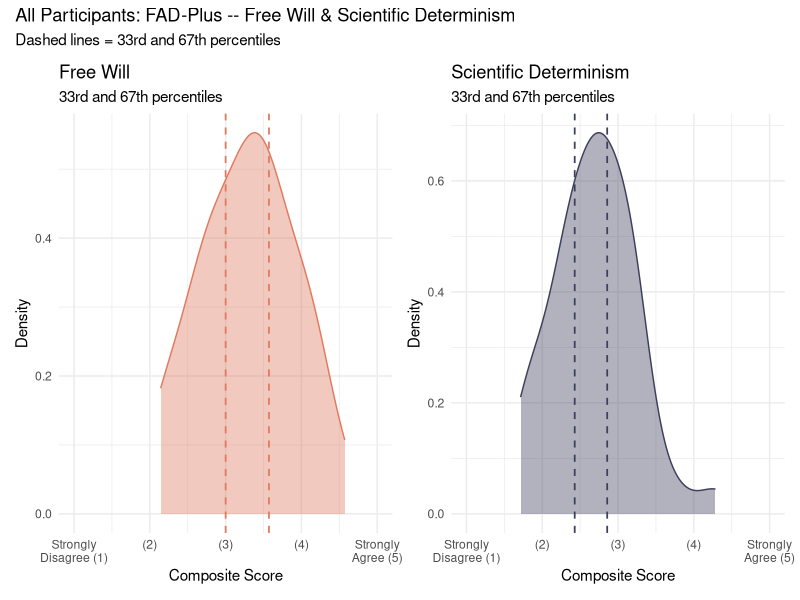
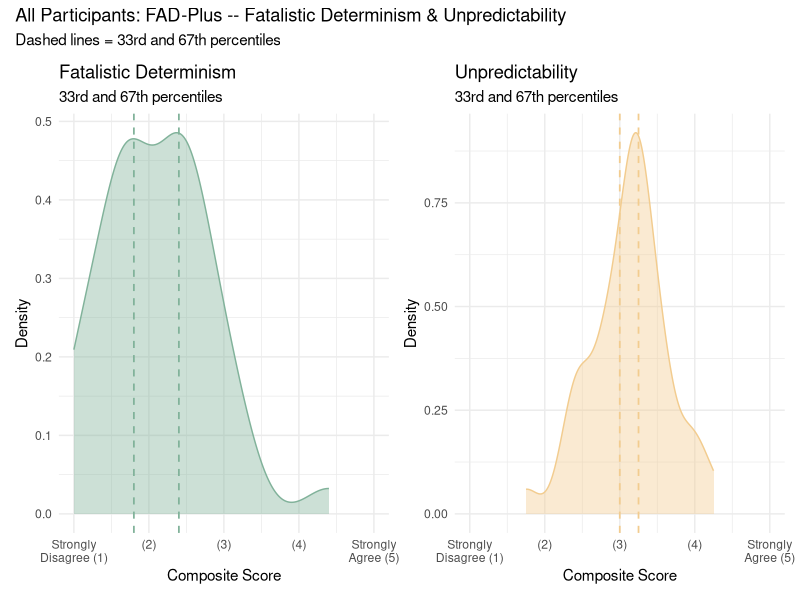
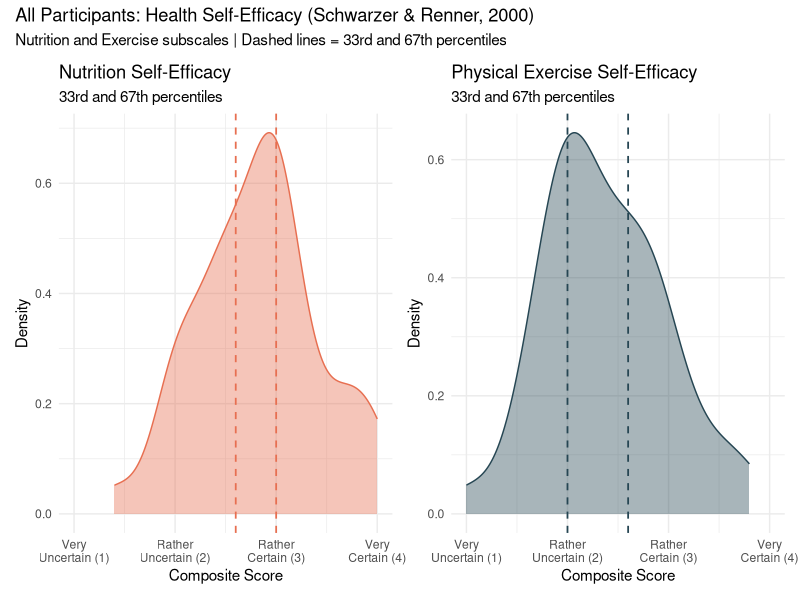
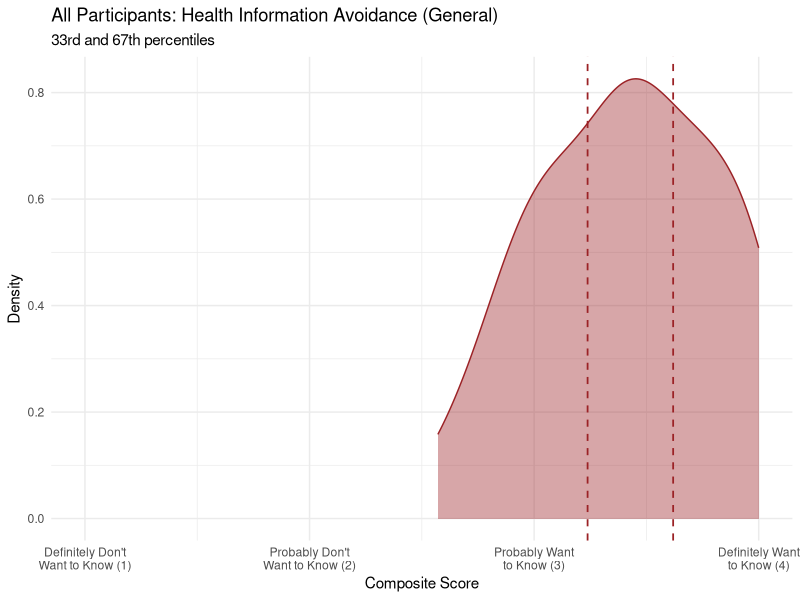
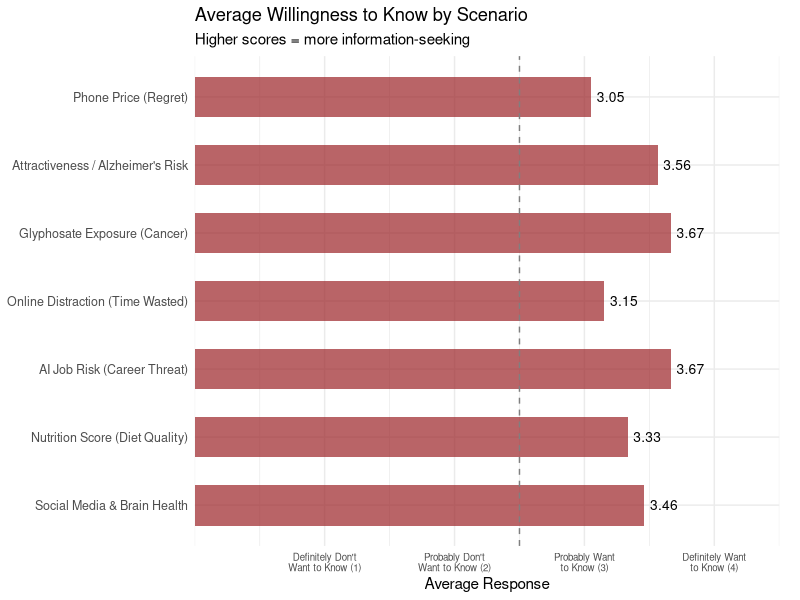
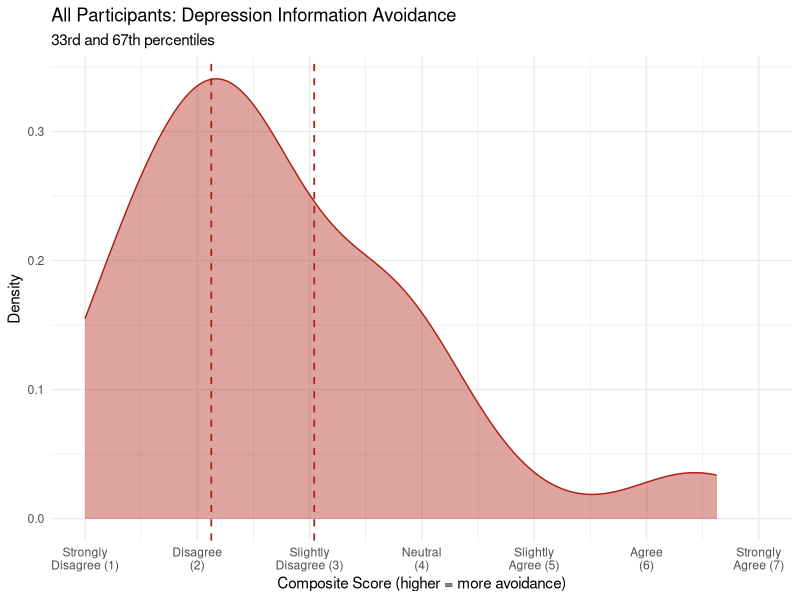
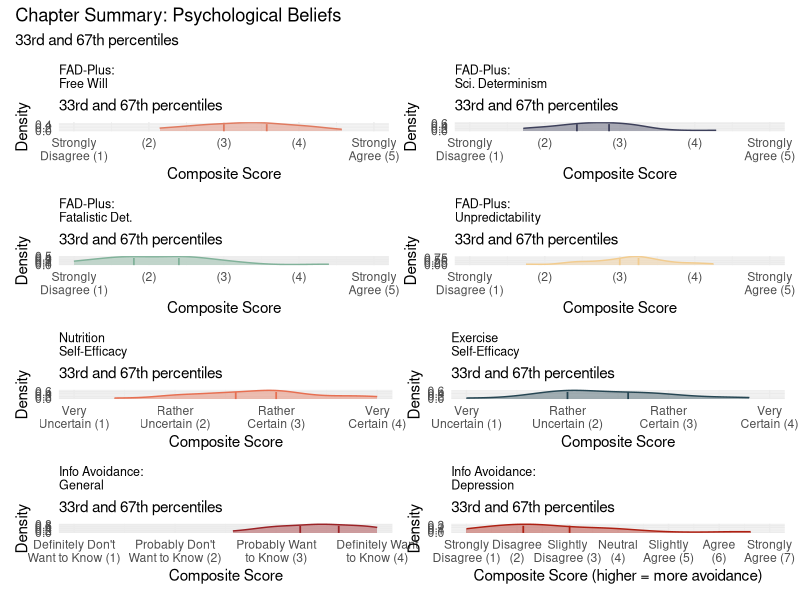

Generate these figures, in order, with R:
## ---- chunk 1
#| label: setup-ch3
#| include: false

library(tidyverse)
library(ggplot2)
library(ggpubr)
library(patchwork)
library(kableExtra)

# ---- Percentile Helper ----
add_percentile <- function(x) {
  pct <- round(percent_rank(x) * 100)
  label <- case_when(
    pct < 33.33 ~ "low",
    pct < 66.67 ~ "mid",
    TRUE ~ "high"
  )
  paste0(pct, "% (", label, ")")
}

# ---- Color Palette for Chapter 3 ----
colors_freewill      <- "#e07a5f"   # terra cotta — free will
colors_determinism   <- "#3d405b"   # charcoal blue — scientific determinism
colors_fatalism      <- "#81b29a"   # sage — fatalistic determinism
colors_unpredictable <- "#f2cc8f"   # sandy gold — unpredictability

colors_nutrition_se  <- "#e76f51"   # burnt orange — nutrition self-efficacy
colors_exercise_se   <- "#264653"   # dark teal — exercise self-efficacy

colors_avoid_gen     <- "#9b2226"   # dark red — general avoidance
colors_avoid_dep     <- "#ae2012"   # crimson — depression avoidance

# ---- Load & Prepare Data ----
alldata <- read_csv("data/survey_data.csv", show_col_types = FALSE)

alldata <- alldata %>%
  filter(
    !is.na(PASSWORD),
    PASSWORD != "PASSWORD",
    !grepl("ImportId", PASSWORD, fixed = TRUE),
    !grepl("ImportId", YEAR, fixed = TRUE),
    PASSWORD != "What is the current year?",
    YEAR != "What is the current year?"
  )

# Remove duplicate olive0925 (keep first occurrence, drop second)
olive_rows <- which(alldata$PASSWORD == "olive0925")
if (length(olive_rows) > 1) {
  alldata <- alldata[-olive_rows[-1], ]
}

# Clean passwords: replace identifying entries
alldata <- alldata %>%
  mutate(
    PASSWORD = case_when(
      PASSWORD == "Powerisgay2!" ~ "Power2",
      PASSWORD == "K1lc0yne$402" ~ "Health$402",
      PASSWORD == "Charlie1203" ~ "Health1203",
      PASSWORD == "aaron4103" ~ "health4103",
      PASSWORD == "brandonc1248" ~ "health1248",
      PASSWORD == "joyas1244" ~ "health1244",
      PASSWORD == "olive0925" ~ "health0925",
      TRUE ~ PASSWORD
    )
  )

alldata <- alldata %>%
  mutate(
    CLASS = factor(
      CLASS,
      levels = c("1", "2", "3"),
      labels = c("PH322", "ANTH206", "Peer Mentor / TA")
    )
  )
## ---- chunk 2
#| label: fad-compute

fad_data <- alldata %>%
  select(CLASS, PASSWORD, all_of(paste0("FREEWILL_", 1:27))) %>%
  mutate(across(starts_with("FREEWILL_"), ~ as.numeric(.)))

fad_data <- fad_data %>%
  mutate(
    fad_freewill = rowMeans(
      pick( FREEWILL_4, FREEWILL_8, FREEWILL_12, FREEWILL_16,
             FREEWILL_21, FREEWILL_23, FREEWILL_26),
      na.rm = TRUE
    ),
    fad_scientific_det = rowMeans(
      pick( FREEWILL_2, FREEWILL_6, FREEWILL_10, FREEWILL_14,
             FREEWILL_18, FREEWILL_22, FREEWILL_24),
      na.rm = TRUE
    ),
    fad_fatalistic_det = rowMeans(
      pick( FREEWILL_1, FREEWILL_5, FREEWILL_9, FREEWILL_13, FREEWILL_17),
      na.rm = TRUE
    ),
    fad_unpredictability = rowMeans(
      pick( FREEWILL_3, FREEWILL_7, FREEWILL_11, FREEWILL_15,
             FREEWILL_19, FREEWILL_20, FREEWILL_25, FREEWILL_27),
      na.rm = TRUE
    )
  )
## ---- chunk 3
#| label: fad-password-table-a

fad_password <- fad_data %>%
  filter(!is.na(PASSWORD), PASSWORD != "") %>%
  select(PASSWORD, fad_freewill, fad_scientific_det, fad_fatalistic_det, fad_unpredictability) %>%
  arrange(PASSWORD)

fad_table_a <- fad_password %>%
  transmute(
    Password = PASSWORD,
    `Free Will` = round(fad_freewill, 2),
    `FW(%)` = add_percentile(fad_freewill),
    `Sci Det` = round(fad_scientific_det, 2),
    `SD(%)` = add_percentile(fad_scientific_det)
  )

kbl(fad_table_a,
    escape = FALSE,
    col.names = c("Password",
                   paste0("<span style='color:", colors_freewill, "'>Free Will</span>"),
                   paste0("<span style='color:", colors_freewill, "'>FW(%)</span>"),
                   paste0("<span style='color:", colors_determinism, "'>Sci Det</span>"),
                   paste0("<span style='color:", colors_determinism, "'>SD(%)</span>")),
    caption = "FAD-Plus (A): Free Will & Scientific Determinism") %>%
  kable_styling(bootstrap_options = c("striped", "hover", "condensed"),
                full_width = FALSE)
## ---- chunk 4
#| label: fad-password-table-b

fad_table_b <- fad_password %>%
  transmute(
    Password = PASSWORD,
    `Fat Det` = round(fad_fatalistic_det, 2),
    `FD(%)` = add_percentile(fad_fatalistic_det),
    `Unpred` = round(fad_unpredictability, 2),
    `UP(%)` = add_percentile(fad_unpredictability)
  )

kbl(fad_table_b,
    escape = FALSE,
    col.names = c("Password",
                   paste0("<span style='color:", colors_fatalism, "'>Fat Det</span>"),
                   paste0("<span style='color:", colors_fatalism, "'>FD(%)</span>"),
                   paste0("<span style='color:", colors_unpredictable, "'>Unpred</span>"),
                   paste0("<span style='color:", colors_unpredictable, "'>UP(%)</span>")),
    caption = "FAD-Plus (B): Fatalistic Determinism & Unpredictability") %>%
  kable_styling(bootstrap_options = c("striped", "hover", "condensed"),
                full_width = FALSE)
## ---- chunk 5
#| label: fad-density-pair1
#| fig-cap: "FAD-Plus (Pair 1): Free Will and Scientific Determinism. Dashed lines indicate 33rd and 67th percentiles."
#| fig-width: 12
#| fig-height: 5

fad_long <- fad_data %>%
  select(CLASS, fad_freewill, fad_scientific_det, fad_fatalistic_det, fad_unpredictability) %>%
  pivot_longer(
    cols = starts_with("fad_"),
    names_to = "subscale",
    values_to = "score"
  ) %>%
  mutate(
    subscale = recode(
      subscale,
      fad_freewill = "Free Will",
      fad_scientific_det = "Scientific Determinism",
      fad_fatalistic_det = "Fatalistic Determinism",
      fad_unpredictability = "Unpredictability"
    ),
    subscale = factor(subscale, levels = c("Free Will", "Scientific Determinism",
                                           "Fatalistic Determinism", "Unpredictability"))
  )

fad_colors <- c(
  "Free Will" = colors_freewill,
  "Scientific Determinism" = colors_determinism,
  "Fatalistic Determinism" = colors_fatalism,
  "Unpredictability" = colors_unpredictable
)

make_fad_plot <- function(sub_name, sub_color) {
  d <- fad_long %>% filter(subscale == sub_name)
  q33 <- quantile(d$score, probs = 1/3, na.rm = TRUE)
  q67 <- quantile(d$score, probs = 2/3, na.rm = TRUE)

  ggdensity(d, x = "score", fill = sub_color, color = sub_color, alpha = 0.4) +
    geom_vline(xintercept = q33, linetype = "dashed", color = sub_color, linewidth = 0.6) +
    geom_vline(xintercept = q67, linetype = "dashed", color = sub_color, linewidth = 0.6) +
    coord_cartesian(xlim = c(1, 5)) +
    scale_x_continuous(breaks = 1:5, labels = c("Strongly\nDisagree (1)", "(2)", "(3)", "(4)", "Strongly\nAgree (5)")) +
    labs(title = sub_name, x = "Composite Score", y = "Density",
         subtitle = "33rd and 67th percentiles") +
    theme_minimal() + theme(legend.position = "none")
}

p_fw <- make_fad_plot("Free Will", colors_freewill)
p_sd <- make_fad_plot("Scientific Determinism", colors_determinism)

p_fw + p_sd +
  plot_annotation(
    title = "All Participants: FAD-Plus -- Free Will & Scientific Determinism",
    subtitle = "Dashed lines = 33rd and 67th percentiles"
  )
## ---- chunk 6
#| label: fad-density-pair2
#| fig-cap: "FAD-Plus (Pair 2): Fatalistic Determinism and Unpredictability. Dashed lines indicate 33rd and 67th percentiles."
#| fig-width: 12
#| fig-height: 5

p_fd <- make_fad_plot("Fatalistic Determinism", colors_fatalism)
p_up <- make_fad_plot("Unpredictability", colors_unpredictable)

p_fd + p_up +
  plot_annotation(
    title = "All Participants: FAD-Plus -- Fatalistic Determinism & Unpredictability",
    subtitle = "Dashed lines = 33rd and 67th percentiles"
  )
## ---- chunk 7
#| label: health-se-compute

# Nutrition Self-Efficacy
nutrition_data <- alldata %>%
  select(CLASS, PASSWORD, all_of(paste0("NUTRITIONEFFICACY_", 1:5))) %>%
  mutate(across(starts_with("NUTRITIONEFFICACY_"), ~ as.numeric(.)))

nutrition_data <- nutrition_data %>%
  mutate(
    nutrition_se = rowMeans(
      pick( starts_with("NUTRITIONEFFICACY_")), na.rm = TRUE
    )
  )

# Physical Exercise Self-Efficacy
exercise_data <- alldata %>%
  select(CLASS, PASSWORD, all_of(paste0("EXERCISEEFFICACY_", 1:5))) %>%
  mutate(across(starts_with("EXERCISEEFFICACY_"), ~ as.numeric(.)))

exercise_data <- exercise_data %>%
  mutate(
    exercise_se = rowMeans(
      pick( starts_with("EXERCISEEFFICACY_")), na.rm = TRUE
    )
  )

# Merge both into one table
health_se_data <- nutrition_data %>%
  select(PASSWORD, nutrition_se) %>%
  left_join(exercise_data %>% select(PASSWORD, exercise_se), by = "PASSWORD")
## ---- chunk 8
#| label: health-se-password

health_se_password <- health_se_data %>%
  filter(!is.na(PASSWORD), PASSWORD != "") %>%
  arrange(PASSWORD)

health_se_table <- health_se_password %>%
  transmute(
    Password = PASSWORD,
    `Nutrition SE` = round(nutrition_se, 2),
    `Nutr(%)` = add_percentile(nutrition_se),
    `Exercise SE` = round(exercise_se, 2),
    `Exer(%)` = add_percentile(exercise_se)
  )

kbl(health_se_table,
    escape = FALSE,
    col.names = c("Password",
                   paste0("<span style='color:", colors_nutrition_se, "'>Nutrition SE</span>"),
                   paste0("<span style='color:", colors_nutrition_se, "'>Nutr(%)</span>"),
                   paste0("<span style='color:", colors_exercise_se, "'>Exercise SE</span>"),
                   paste0("<span style='color:", colors_exercise_se, "'>Exer(%)</span>")),
    caption = "Health Self-Efficacy: Your Composite Scores") %>%
  kable_styling(bootstrap_options = c("striped", "hover", "condensed"),
                full_width = FALSE)
## ---- chunk 9
#| label: health-se-density
#| fig-cap: "Health Self-Efficacy: Nutrition and Exercise subscales side by side. Dashed lines = 33rd and 67th percentiles."
#| fig-width: 10
#| fig-height: 5

q33_nutr <- quantile(nutrition_data$nutrition_se, probs = 1/3, na.rm = TRUE)
q67_nutr <- quantile(nutrition_data$nutrition_se, probs = 2/3, na.rm = TRUE)
q33_exer <- quantile(exercise_data$exercise_se, probs = 1/3, na.rm = TRUE)
q67_exer <- quantile(exercise_data$exercise_se, probs = 2/3, na.rm = TRUE)

se_labels <- c("Very\nUncertain (1)", "Rather\nUncertain (2)", "Rather\nCertain (3)", "Very\nCertain (4)")

p_nutrition <- ggdensity(
  nutrition_data %>% filter(!is.na(nutrition_se)),
  x = "nutrition_se", fill = colors_nutrition_se, color = colors_nutrition_se, alpha = 0.4
) +
  geom_vline(xintercept = q33_nutr, linetype = "dashed", color = colors_nutrition_se, linewidth = 0.6) +
  geom_vline(xintercept = q67_nutr, linetype = "dashed", color = colors_nutrition_se, linewidth = 0.6) +
  coord_cartesian(xlim = c(1, 4)) +
  scale_x_continuous(breaks = 1:4, labels = se_labels) +
  labs(
    title = "Nutrition Self-Efficacy",
    subtitle = "33rd and 67th percentiles",
    x = "Composite Score", y = "Density"
  ) +
  theme_minimal() + theme(legend.position = "none")

p_exercise <- ggdensity(
  exercise_data %>% filter(!is.na(exercise_se)),
  x = "exercise_se", fill = colors_exercise_se, color = colors_exercise_se, alpha = 0.4
) +
  geom_vline(xintercept = q33_exer, linetype = "dashed", color = colors_exercise_se, linewidth = 0.6) +
  geom_vline(xintercept = q67_exer, linetype = "dashed", color = colors_exercise_se, linewidth = 0.6) +
  coord_cartesian(xlim = c(1, 4)) +
  scale_x_continuous(breaks = 1:4, labels = se_labels) +
  labs(
    title = "Physical Exercise Self-Efficacy",
    subtitle = "33rd and 67th percentiles",
    x = "Composite Score", y = "Density"
  ) +
  theme_minimal() + theme(legend.position = "none")

p_nutrition + p_exercise +
  plot_annotation(
    title = "All Participants: Health Self-Efficacy (Schwarzer & Renner, 2000)",
    subtitle = "Nutrition and Exercise subscales | Dashed lines = 33rd and 67th percentiles"
  )
## ---- chunk 10
#| label: avoidance-gen-compute

avoid_gen_data <- alldata %>%
  select(CLASS, PASSWORD, all_of(paste0("AVOIDANCEGEN", 1:7))) %>%
  mutate(across(starts_with("AVOIDANCEGEN"), ~ as.numeric(.)))

avoid_gen_data <- avoid_gen_data %>%
  mutate(
    avoidance_general = rowMeans(
      pick( starts_with("AVOIDANCEGEN")), na.rm = TRUE
    )
  )
## ---- chunk 11
#| label: avoidance-gen-password

avoid_gen_password <- avoid_gen_data %>%
  filter(!is.na(PASSWORD), PASSWORD != "") %>%
  select(PASSWORD, avoidance_general) %>%
  arrange(PASSWORD)

avoid_gen_table <- avoid_gen_password %>%
  transmute(
    Password = PASSWORD,
    `Info Seeking` = round(avoidance_general, 2),
    `Score(%)` = add_percentile(avoidance_general)
  )

kbl(avoid_gen_table,
    escape = FALSE,
    col.names = c("Password",
                   paste0("<span style='color:", colors_avoid_gen, "'>Info Seeking</span>"),
                   paste0("<span style='color:", colors_avoid_gen, "'>Score(%)</span>")),
    caption = "Health Information Avoidance (General): Your Composite Score") %>%
  kable_styling(bootstrap_options = c("striped", "hover", "condensed"),
                full_width = FALSE)
## ---- chunk 12
#| label: avoidance-gen-density
#| fig-cap: "Health Information Avoidance (General): Higher scores = more information-seeking, lower scores = more avoidance. Dashed lines = 33rd and 67th percentiles."
#| fig-width: 8
#| fig-height: 5

q33_avoid_gen <- quantile(avoid_gen_data$avoidance_general, probs = 1/3, na.rm = TRUE)
q67_avoid_gen <- quantile(avoid_gen_data$avoidance_general, probs = 2/3, na.rm = TRUE)

p_avoid_gen <- ggdensity(
  avoid_gen_data %>% filter(!is.na(avoidance_general)),
  x = "avoidance_general", fill = colors_avoid_gen, color = colors_avoid_gen, alpha = 0.4
) +
  geom_vline(xintercept = q33_avoid_gen, linetype = "dashed", color = colors_avoid_gen, linewidth = 0.6) +
  geom_vline(xintercept = q67_avoid_gen, linetype = "dashed", color = colors_avoid_gen, linewidth = 0.6) +
  coord_cartesian(xlim = c(1, 4)) +
  scale_x_continuous(breaks = 1:4, labels = c("Definitely Don't\nWant to Know (1)", "Probably Don't\nWant to Know (2)", "Probably Want\nto Know (3)", "Definitely Want\nto Know (4)")) +
  labs(
    title = "All Participants: Health Information Avoidance (General)",
    subtitle = "33rd and 67th percentiles",
    x = "Composite Score", y = "Density"
  ) +
  theme_minimal() + theme(legend.position = "none")

p_avoid_gen
## ---- chunk 13
#| label: avoidance-gen-items
#| fig-cap: "Health Information Avoidance (General): Average willingness to know for each scenario. Higher values = more willing to seek information."
#| fig-width: 10
#| fig-height: 6

# Create descriptive item names based on the scenario content
avoidance_item_labels <- c(
  "Phone Price (Regret)",
  "Attractiveness / Alzheimer's Risk",
  "Glyphosate Exposure (Cancer)",
  "Online Distraction (Time Wasted)",
  "AI Job Risk (Career Threat)",
  "Nutrition Score (Diet Quality)",
  "Social Media & Brain Health"
)

# Item-level data
avoid_gen_items <- alldata %>%
  select(all_of(paste0("AVOIDANCEGEN", 1:7))) %>%
  mutate(across(everything(), ~ as.numeric(.)))

# Calculate mean for each item
item_means <- avoid_gen_items %>%
  summarise(across(everything(), ~ mean(., na.rm = TRUE))) %>%
  pivot_longer(everything(), names_to = "item", values_to = "avg") %>%
  mutate(
    item_num = as.numeric(str_extract(item, "\\d+$")),
    label = avoidance_item_labels[item_num],
    label = factor(label, levels = rev(avoidance_item_labels))
  )

# Bar plot — horizontal bars with single-line labels
p_avoid_bar <- ggplot(item_means, aes(x = avg, y = label)) +
  geom_col(fill = colors_avoid_gen, alpha = 0.7, width = 0.6) +
  geom_text(aes(label = round(avg, 2)), hjust = -0.2, size = 3.5) +
  geom_vline(xintercept = 2.5, linetype = "dashed", color = "gray50", linewidth = 0.5) +
  scale_x_continuous(
    breaks = 1:4,
    labels = c("Definitely Don't\nWant to Know (1)", "Probably Don't\nWant to Know (2)",
               "Probably Want\nto Know (3)", "Definitely Want\nto Know (4)"),
    limits = c(0, 4.5),
    expand = c(0, 0)
  ) +
  labs(
    title = "Average Willingness to Know by Scenario",
    subtitle = "Higher scores = more information-seeking",
    x = "Average Response", y = NULL
  ) +
  theme_minimal() +
  theme(
    legend.position = "none",
    axis.text.y = element_text(size = 9),
    axis.text.x = element_text(size = 7),
    plot.margin = margin(5, 15, 5, 5)
  )

p_avoid_bar
## ---- chunk 14
#| label: avoidance-dep-compute

avoid_dep_data <- alldata %>%
  select(CLASS, PASSWORD, all_of(paste0("AVOIDANCEDEPRESSION_", 1:8))) %>%
  mutate(across(starts_with("AVOIDANCEDEPRESSION_"), ~ as.numeric(.)))

# Step 1: Reverse-score items 3, 5, 7, 8 (these are information-seeking items)
avoid_dep_data <- avoid_dep_data %>%
  mutate(
    AVOIDANCEDEPRESSION_3_r = 8 - AVOIDANCEDEPRESSION_3,
    AVOIDANCEDEPRESSION_5_r = 8 - AVOIDANCEDEPRESSION_5,
    AVOIDANCEDEPRESSION_7_r = 8 - AVOIDANCEDEPRESSION_7,
    AVOIDANCEDEPRESSION_8_r = 8 - AVOIDANCEDEPRESSION_8
  )

# Step 2: Compute composite
avoid_dep_data <- avoid_dep_data %>%
  mutate(
    avoidance_depression = rowMeans(
      pick(AVOIDANCEDEPRESSION_1, AVOIDANCEDEPRESSION_2,
           AVOIDANCEDEPRESSION_3_r, AVOIDANCEDEPRESSION_4,
           AVOIDANCEDEPRESSION_5_r, AVOIDANCEDEPRESSION_6,
           AVOIDANCEDEPRESSION_7_r, AVOIDANCEDEPRESSION_8_r),
      na.rm = TRUE
    )
  )
## ---- chunk 15
#| label: avoidance-dep-password

avoid_dep_password <- avoid_dep_data %>%
  filter(!is.na(PASSWORD), PASSWORD != "") %>%
  select(PASSWORD, avoidance_depression) %>%
  arrange(PASSWORD)

avoid_dep_table <- avoid_dep_password %>%
  transmute(
    Password = PASSWORD,
    `Depression Avoidance` = round(avoidance_depression, 2),
    `Score(%)` = add_percentile(avoidance_depression)
  )

kbl(avoid_dep_table,
    escape = FALSE,
    col.names = c("Password",
                   paste0("<span style='color:", colors_avoid_dep, "'>Depression Avoidance</span>"),
                   paste0("<span style='color:", colors_avoid_dep, "'>Score(%)</span>")),
    caption = "Health Information Avoidance (Depression): Your Composite Score") %>%
  kable_styling(bootstrap_options = c("striped", "hover", "condensed"),
                full_width = FALSE)
## ---- chunk 16
#| label: avoidance-dep-density
#| fig-cap: "Health Information Avoidance (Depression): Higher scores = more avoidance of depression-related information. Dashed lines = 33rd and 67th percentiles."
#| fig-width: 8
#| fig-height: 5

q33_avoid_dep <- quantile(avoid_dep_data$avoidance_depression, probs = 1/3, na.rm = TRUE)
q67_avoid_dep <- quantile(avoid_dep_data$avoidance_depression, probs = 2/3, na.rm = TRUE)

p_avoid_dep <- ggdensity(
  avoid_dep_data %>% filter(!is.na(avoidance_depression)),
  x = "avoidance_depression", fill = colors_avoid_dep, color = colors_avoid_dep, alpha = 0.4
) +
  geom_vline(xintercept = q33_avoid_dep, linetype = "dashed", color = colors_avoid_dep, linewidth = 0.6) +
  geom_vline(xintercept = q67_avoid_dep, linetype = "dashed", color = colors_avoid_dep, linewidth = 0.6) +
  coord_cartesian(xlim = c(1, 7)) +
  scale_x_continuous(breaks = 1:7, labels = c("Strongly\nDisagree (1)", "Disagree\n(2)", "Slightly\nDisagree (3)", "Neutral\n(4)", "Slightly\nAgree (5)", "Agree\n(6)", "Strongly\nAgree (7)")) +
  labs(
    title = "All Participants: Depression Information Avoidance",
    subtitle = "33rd and 67th percentiles",
    x = "Composite Score (higher = more avoidance)", y = "Density"
  ) +
  theme_minimal() + theme(legend.position = "none")

p_avoid_dep
## ---- chunk 17
#| label: ch3-patchwork-summary
#| fig-cap: "Chapter Summary: Eight subscales across five psychological beliefs measures."
#| fig-width: 14
#| fig-height: 12

# Rebuild small versions for patchwork
p_fw_sm <- p_fw + labs(title = "FAD-Plus:\nFree Will") + theme(plot.title = element_text(size = 9))
p_sd_sm <- p_sd + labs(title = "FAD-Plus:\nSci. Determinism") + theme(plot.title = element_text(size = 9))
p_fd_sm <- p_fd + labs(title = "FAD-Plus:\nFatalistic Det.") + theme(plot.title = element_text(size = 9))
p_up_sm <- p_up + labs(title = "FAD-Plus:\nUnpredictability") + theme(plot.title = element_text(size = 9))
p_nutr_sm <- p_nutrition + labs(title = "Nutrition\nSelf-Efficacy") + theme(plot.title = element_text(size = 9))
p_exer_sm <- p_exercise + labs(title = "Exercise\nSelf-Efficacy") + theme(plot.title = element_text(size = 9))
p_ag_sm <- p_avoid_gen + labs(title = "Info Avoidance:\nGeneral") + theme(plot.title = element_text(size = 9))
p_ad_sm <- p_avoid_dep + labs(title = "Info Avoidance:\nDepression") + theme(plot.title = element_text(size = 9))

(p_fw_sm + p_sd_sm + p_fd_sm + p_up_sm) /
(p_nutr_sm + p_exer_sm + p_ag_sm + p_ad_sm) +
  plot_annotation(
    title = "Chapter Summary: Psychological Beliefs",
    subtitle = "33rd and 67th percentiles"
  )
